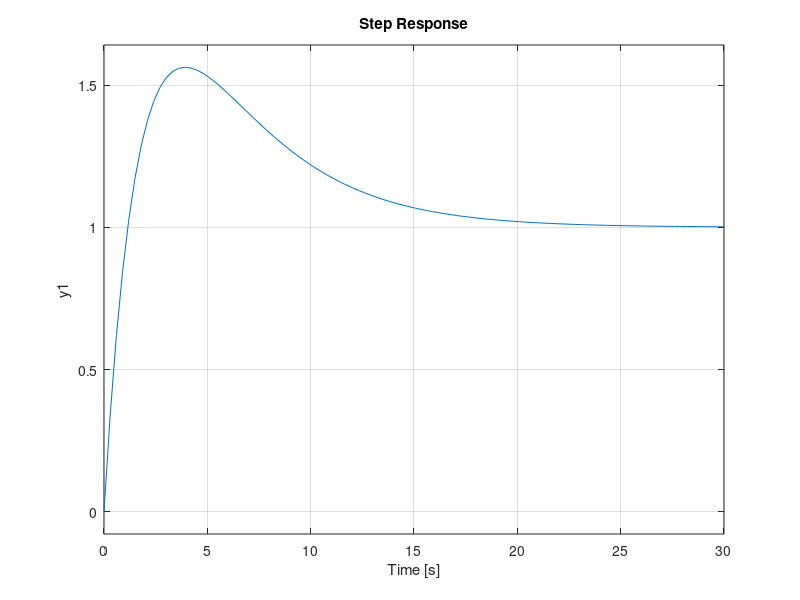

MATLAB code for this plot:
clf
close all
clear all
clc
pkg load control

K = 1;
taua = 10;
tau1 = 2;
tau2 = 4;

num = K*[taua 1];
den = [tau1*tau2 tau1+tau2 1];
G = tf(num,den)
step(G)


